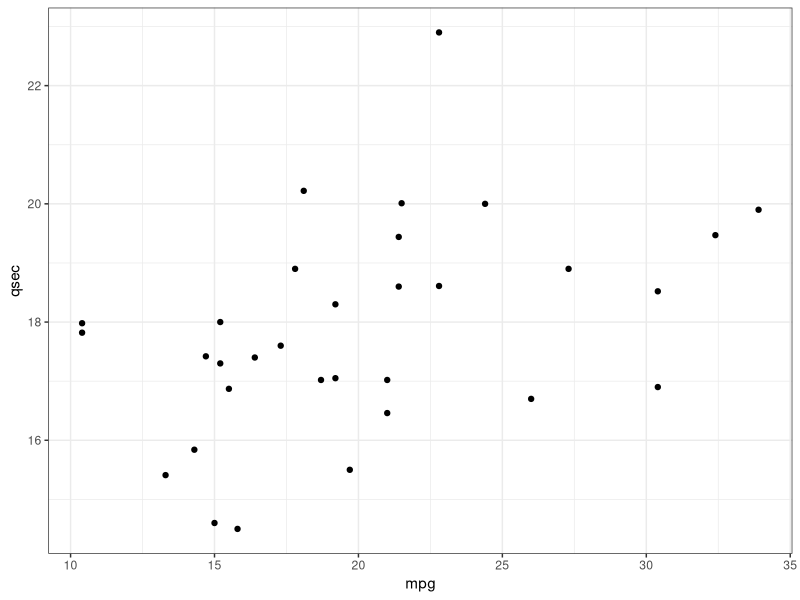
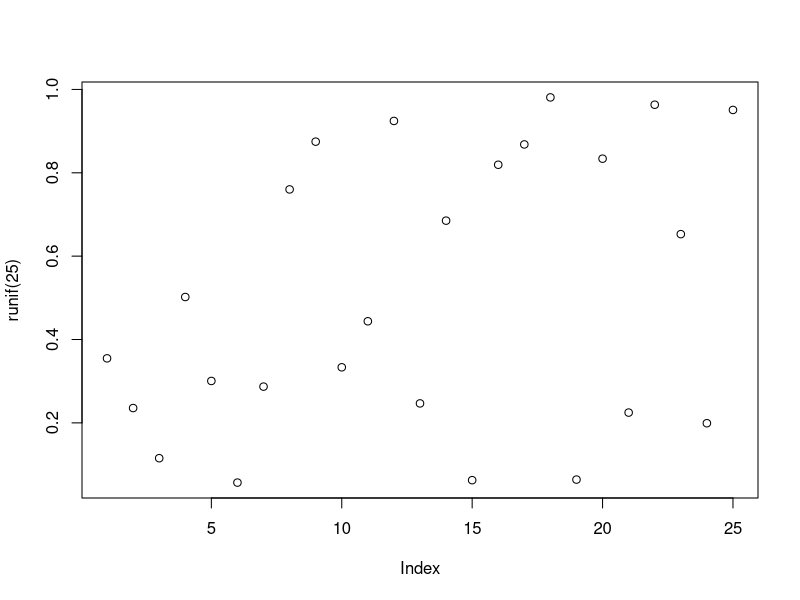

Recreate these plots in R, in order.
## ---- chunk 1
library(knitr)
knit_hooks$set(plot = function(x, options) {
  if ('tikz' %in% options$dev && !options$external) {
    hook_plot_tex(x, options)
  } else hook_plot_md(x, options)
})
## ---- chunk 2
library(ggplot2)
print(ggplot(mtcars, aes(x = mpg, y = qsec)) + geom_point() + theme_bw())
## ---- chunk 3
plot(runif(25) ~ runif(25))
## ---- chunk 4
print(xtable::xtable(head(mtcars)[,1:4], 
caption = "Integer at eros luctus", label = "tab1"), 
comment = FALSE, timestamp = FALSE, caption.placement = "top")
## ---- chunk 5
head(mtcars[,1:4])
